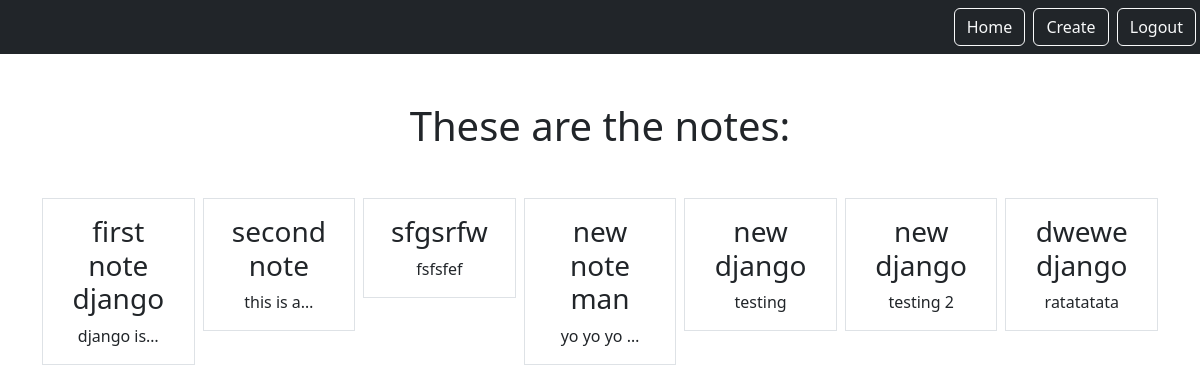
Page /smarts/notes (signed in) on the committed database.
### notes/models.py (models this page shows, shortened)
class Notes(models.Model):
    title = models.CharField(max_length=200)
    text = models.TextField()
    created = models.DateTimeField(auto_now_add=True)
    likes = models.PositiveSmallIntegerField(default=0)
    user = models.ForeignKey(User, on_delete=models.CASCADE, related_name='notes')
    public = models.BooleanField(default=False)

### notes/views.py (the view)
# urls.py: path('notes', views.NotesListView.as_view(), name='notes.list'),
class NotesListView(LoginRequiredMixin, ListView):
    model = Notes
    context_object_name = 'notes'
    template_name = 'notes/notes_list.html'
    login_url = '/admin'
    def get_queryset(self):
        return self.request.user.notes.all()

### notes/templates/notes/notes_list.html
{% extends "base.html" %}
{% block content %}
    <h1 class="my-5">These are the notes:</h1>
        <div class="row row-cols3 g-2">
            {% for note in notes %}
            <div class="col">
                <div class="p-3 border">
                    <a href="{% url 'notes.details' pk=note.id %}" class="text-dark text-decoration-none">
                        <h3>{{ note.title }}</h3>
                    </a>
                    {{note.text|truncatechars:10}}
                </div>
            </div>
            {% endfor %}
        </div>
{% endblock %}

### static/templates/base.html (shortened to what this page needs)
{% load static %}
<!DOCTYPE html>
<html lang="en">
<head>
    <link rel="stylesheet" href="{% static 'css/style.css' %}">
    <link rel="stylesheet" href="https://cdn.jsdelivr.net/npm/bootstrap@5.3.7/dist/css/bootstrap.min.css">
</head>
<body>
    <nav class="navbar navbar-dark bg-dark">
        <div class="ms-auto">
            {% if user.is_authenticated %}
                <a href="{% url 'home' %}" class="btn btn-outline-light me-1 ">Home</a>
                <a href="{% url 'notes.new' %}" class="btn btn-outline-light me-1 ">Create</a>
                <form action="{% url 'logout' %}" method="POST" class="d-inline">
                    <button type="submit" class="btn btn-outline-light me-1">Logout</button>
                </form>
            {% else %}
                <a href="{% url 'login' %}" class="btn btn-outline-light me-1">Login</a>
                <a href="{% url 'signup' %}" class="btn btn-outline-light me-1">Signup</a>
            {% endif %}
        </div>
    </nav>
    <div class="my-5 text-center container">
        {% block content %}
        {% endblock %}
    </div>
</body>
</html>

### rows in the picture
Notes: title "first note django", text "django is…"
Notes: title "second note", text "this is a…"
Notes: title "sfgsrfw", text "fsfsfef"
Notes: title "new note man", text "yo yo yo …"
Notes: title "new django", text "testing"
Notes: title "new django", text "testing 2"
Notes: title "dwewe django", text "ratatatata"
